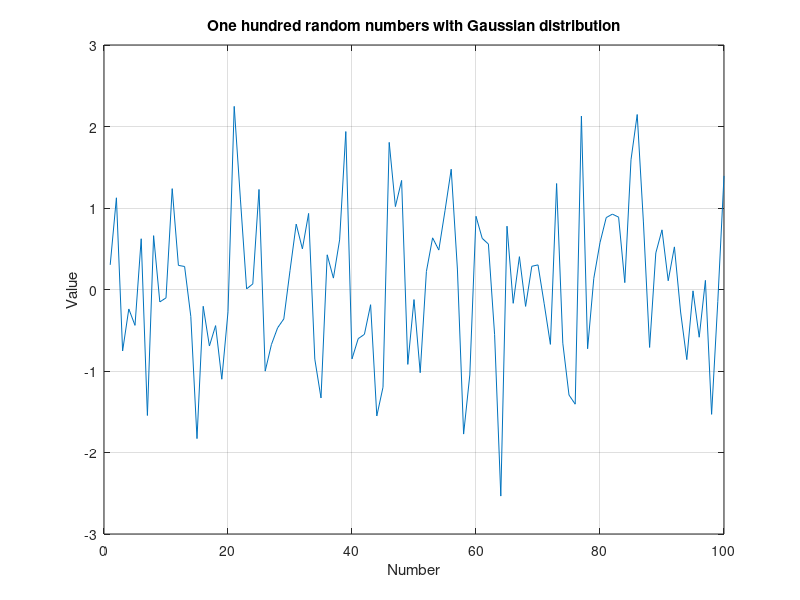

This figure's MATLAB source:
% Gaussian distribution 로 얻은 100개의 변수

count=0;
N=100;
for I=1:N
    SUM=0;
    for J=1:12
        RAND=rand(1); % 0부터 1사이의 변수
        SUM=SUM+RAND; % 12개를 다 더하기
    end
    X=SUM-6; % 합에서 6 빼기
    count=count+1;
    ArrayI(count)=I;
    ArrayX(count)=X;
end

figure
plot(ArrayI,ArrayX),grid
title('One hundred random numbers with Gaussian distribution')
xlabel('Number')
ylabel('Value')
clc
output=[ArrayI,ArrayX];
save datfil output -ascii
disp 'simulation finished'